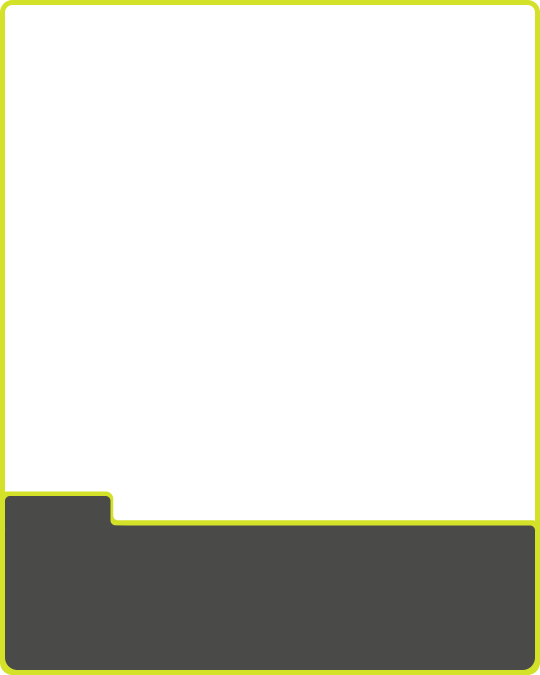
#> input picture background equipementv2.png, 1080 x 1350 px (shown at 1/2 size)
$ python generate_equipment_card.py --photo equipment_card_bg.png
#> lines starting #> are read from the running program, lines starting #| are printed output that depends on the picture; after the words box and inside, x2 and y2 are one past the last pixel; in counts of white or black regions, pixels touching at a corner belong together
#!/usr/bin/env python3
"""
generate_equipment_card.py
==========================
Génère une carte visuelle pour un item d'équipement.

Format de la carte :
  - Zone blanche (haut) : photo produit ou logo de marque
  - Zone grise (bas)    : Brand / Model / Details

Usage direct :
    python3 generate_equipment_card.py --brand "Fox Racing" --model "40 Factory" --details "RAD Prototype"
"""

from pathlib import Path
from PIL import Image, ImageDraw, ImageFont
import sys, textwrap, subprocess, tempfile, io
import re, unicodedata

# ── Chemins ───────────────────────────────────────────────────────────────────
BASE_DIR     = Path(__file__).parent
BG_PATH      = BASE_DIR / "equipment_card_bg.png"
BG_V2_PATH   = BASE_DIR / "background equipementv2.png"  # fond avec encoche catégorie
FONTS_DIR    = BASE_DIR / "fonts"
LOGOS_DIR    = BASE_DIR / "logos"
EQ_PHOTOS    = BASE_DIR / "Equipment"   # sous-dossiers par catégorie
PPRIDERS_DIR = next((
    d for d in [
        BASE_DIR / "PPRiders",
        BASE_DIR / "PPRIDERS",
    ] if d.exists()
), BASE_DIR / "PPRiders")    # PP dédiées au badge reel/équipement

# Mapping noms de colonnes Sheet → noms de dossiers (essayés dans l'ordre)
CATEGORY_FOLDERS = {
    "Frame":        ["Frame"],
    "Fork":         ["Fork"],
    "Rear Shock":   ["Rear Shock", "Shock"],
    "Handlebar":    ["Handlebar", "Handle bar", "Bars"],
    "Dropper Post": ["Dropper Post", "Dropper"],
    "Saddle":       ["Saddle"],
    "Crankset":     ["Crankset", "Crank", "Cranks"],
    "Chain":        ["Chain"],
    "Derailleur":   ["Derailleur"],
    "Brake Lever":  ["Brake Lever", "Brakes"],
    "Brake Caliper":["Brake Caliper", "Brakes"],
    "Wheels":       ["Wheels", "Wheelset"],
    "Tires":        ["Tires", "Tyres"],
    "Pedals":       ["Pedals"],
    "Grip":         ["Grip", "Grips"],
    "Shoes":        ["Shoes"],
    "Helmet":       ["Helmet"],
    "Protection":   ["Protection", "Pads"],
    "Goggles":      ["Goggles"],
    "Disk":         ["Disk", "Disc", "Rotor"],
}

# ── Dimensions ────────────────────────────────────────────────────────────────
# Utilise les dimensions du fond v2 si disponible (1080×1350), sinon fallback
if BG_V2_PATH.exists():
    _bg_img   = Image.open(BG_V2_PATH).convert("RGBA")
#> _bg_img is the input picture: PIL image 1080x1350 RGBA; mean R, G, B, A 213.6, 214.2, 206.4, 141.6
    W, H      = _bg_img.size          # 1080 × 1350
#> W = 1080; H = 1350
    PANEL_Y   = 1051                  # où commence le panel texte (après bordure lime)
    NOTCH_X1  = 10                    # encoche catégorie : bord gauche
    NOTCH_X2  = 220                   # bord droit de l'encoche
    NOTCH_Y1  = 992                   # haut de l'encoche (sous la bordure lime)
    NOTCH_Y2  = 1040                  # bas de l'encoche (avant la bordure lime du panel)
    # Pré-calculer l'overlay : la zone photo (alpha=102 dans le PNG) → transparent
    # pour qu'on puisse coller photo_bg en dessous
    import numpy as _np
    _arr = _np.array(_bg_img)
    _photo_zone_mask = (_arr[:,:,3] > 0) & (_arr[:,:,3] < 200)  # semi-transparent = zone photo
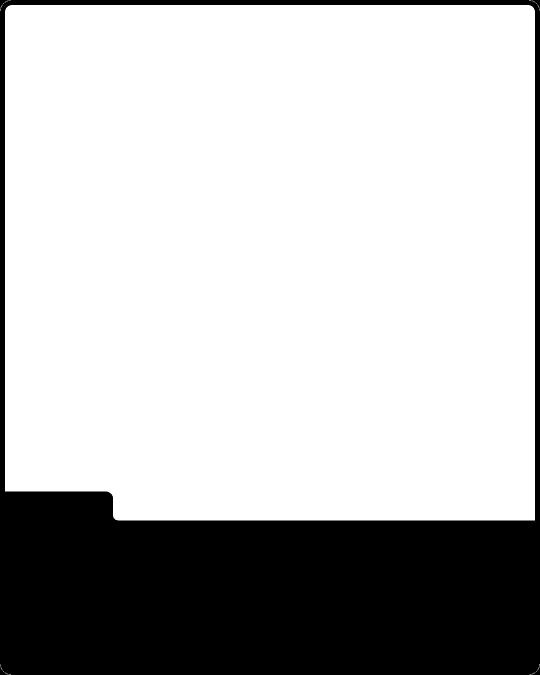
#> _photo_zone_mask: shape (1350, 1080) bool (shown at 1/2 size); 74.1% white; 1 black region, box (x1, y1, x2, y2) and area: (0, 0, 1080, 1350) 377638
    _bg_arr = _np.array(_bg_img.copy())
    _bg_arr[_photo_zone_mask, 3] = 0   # rendre transparent la zone photo
    _BG_OVERLAY = Image.fromarray(_bg_arr)  # fond : bordure + panel + encoche opaques, zone photo transparente
    del _np, _arr, _bg_arr
else:
    _bg_img    = None
    _BG_OVERLAY = None
    W, H      = 970, 1250
    PANEL_Y   = int(H * 0.72)
    NOTCH_X1  = NOTCH_X2 = NOTCH_Y1 = NOTCH_Y2 = 0

BORDER       = 10
LIME         = (200, 212, 0)
DARK         = (60, 58, 58)
WHITE        = (255, 255, 255)
RADIUS       = 36

# ── Polices ───────────────────────────────────────────────────────────────────
def _font(name: str, size: int) -> ImageFont.FreeTypeFont:
    # Try multiple locations
    candidates = [
        FONTS_DIR / name,
        BASE_DIR / name,                          # root du projet
        Path("/System/Library/Fonts") / name,
        Path("/usr/share/fonts/truetype") / name,
    ]
    for p in candidates:
        if p.exists():
            return ImageFont.truetype(str(p), size)
    return ImageFont.load_default()

def load_eq_fonts():
    return {
        "label":    _font("BebasNeue-Regular.ttf", 44),
        "value":    _font("BebasNeue-Regular.ttf", 80),
        "value_sm": _font("BebasNeue-Regular.ttf", 56),
        "cat":      _font("BebasNeue-Regular.ttf", 34),
    }

# ── Background ────────────────────────────────────────────────────────────────
TRANSPARENT = (0, 0, 0, 0)
DARK_A       = (60, 58, 58, 255)
LIME_A       = (200, 212, 0, 255)

def _rounded_clip_mask(size, radius) -> Image.Image:
    """Masque blanc en forme de rectangle arrondi — pour clipper la carte."""
    mask = Image.new("L", size, 0)
    ImageDraw.Draw(mask).rounded_rectangle([(0, 0), (size[0]-1, size[1]-1)],
                                            radius=radius, fill=255)
    return mask

def _make_bg_with_panel(panel_y: int = None,
                        photo_bg: tuple = (255, 255, 255),
                        use_v2: bool = False) -> Image.Image:
    """
    Crée le fond RGBA.
    use_v2=True  → utilise background equipementv2.png (si disponible)
    use_v2=False → fond programmatique classique (V1)
    """
    if panel_y is None:
        panel_y = PANEL_Y if use_v2 else int(H * 0.72)

    if _BG_OVERLAY is not None and use_v2:
        # ── Fond v2 : coller photo_bg sous l'overlay (zone photo transparente) ──
        base = Image.new("RGBA", (W, H), (*photo_bg, 255))
        return Image.alpha_composite(base, _BG_OVERLAY)

    # ── V1 programmatique ──
    img  = Image.new("RGBA", (W, H), TRANSPARENT)
    draw = ImageDraw.Draw(img)
    draw.rounded_rectangle([(0, 0), (W-1, panel_y)],
                            radius=RADIUS, fill=(*photo_bg, 255))
    draw.rounded_rectangle([(BORDER, panel_y), (W-BORDER-1, H-BORDER-1)],
                            radius=RADIUS-4, fill=DARK_A)
    draw.rounded_rectangle([(0, 0), (W-1, H-1)],
                            radius=RADIUS, outline=LIME_A, width=BORDER)
    return img

def _make_bg() -> Image.Image:
    return _make_bg_with_panel(PANEL_Y)

# ── Chercher photo produit + variantes couleur ────────────────────────────────
# [5 lines left out: function _eq_slug, not called in this run]

_BRAND_ALIASES = {
    "brembolever": "brembo",
    "bluegrass": "bluegrass",
    "boxxer": "rockshox",
    "comencal": "commencal",
    "commencal": "commencal",
    "dh38": "ohlins",
    "e13": "ethirteen",
    "ethirteen": "ethirteen",
    "northshorebillet": "nsb",
    "nsb": "northshorebillet",
    "oneupcomponents": "oneup",
    "ohlins": "ohlins",
    "rental": "renthal",
    "rockshox": "rockshox",
    "specialized": "sworks",
    "srsuntour": "srsuntour",
    "sworks": "specialized",
    "suntour": "srsuntour",
    "rux": "srsuntour",
    "troyleedesigns": "troyleedesigns",
    "tld": "troyleedesigns",
}

# [124 lines left out: functions _brand_keys, _reference_tokens, _photo_score, _search_dirs, find_eq_photo_variants, find_eq_photo and 1 more, not called in this run]

# ── Placement image produit ───────────────────────────────────────────────────
def _place_product_image(card: Image.Image, photo_path: Path,
                         zoom: float = 1.0, offset_x: int = 0, offset_y: int = 0,
                         panel_y: int = None, photo_bg: tuple = (255, 255, 255)):
    """Place la photo en arrière-plan de la zone photo (contain + zoom), centrée."""
    if panel_y is None:
        panel_y = PANEL_Y

    # Zone photo = toute la carte au-dessus du panel
    zone_w = W - BORDER * 2
    zone_h = panel_y - BORDER
    zone_x = BORDER
    zone_y = BORDER

    photo = Image.open(photo_path).convert("RGBA")

    # Contain : scale pour tenir dans la zone (avec marge 8%)
    margin = 0.08
    max_w = int(zone_w * (1 - margin * 2))
    max_h = int(zone_h * (1 - margin * 2))
    ratio = min(max_w / photo.width, max_h / photo.height)
    base_w = max(1, int(photo.width  * ratio))
    base_h = max(1, int(photo.height * ratio))
    photo = photo.resize((base_w, base_h), Image.LANCZOS)

    # Appliquer le zoom utilisateur
    if zoom != 1.0:
        nw = max(1, int(photo.width  * zoom))
        nh = max(1, int(photo.height * zoom))
        photo = photo.resize((nw, nh), Image.LANCZOS)

    # Position centrée + offset utilisateur
    px = zone_x + (zone_w - photo.width)  // 2 + offset_x
    py = zone_y + (zone_h - photo.height) // 2 + offset_y

    # Layer initialisé avec photo_bg — les pixels hors-photo gardent la bonne couleur
    photo_layer = Image.new("RGBA", (W, H), (*photo_bg, 0))
    photo_layer.paste(photo, (px, py), mask=photo.split()[3])
    # Masque : uniquement la zone photo (au-dessus du panel)
    zone_mask = Image.new("L", (W, H), 0)
    ImageDraw.Draw(zone_mask).rectangle([(zone_x, zone_y), (zone_x + zone_w, zone_y + zone_h)], fill=255)
    photo_layer.putalpha(zone_mask)
    card = Image.alpha_composite(card, photo_layer)
    return card

# [22 lines left out: function _place_logo_centered, not called in this run]

# ── Texte dans le panel ───────────────────────────────────────────────────────
def _draw_panel_text(draw: ImageDraw.Draw, fonts: dict,
                     category: str, brand: str, reference: str, details: str,
                     panel_y: int = None, text_x: int = 0, text_y: int = 0,
                     show_brand: bool = True, show_reference: bool = True,
                     show_details: bool = True, use_v2: bool = False):
    """Dessine Category / Brand / Model / Details dans la zone grise."""
    if panel_y is None:
        panel_y = PANEL_Y if use_v2 else int(H * 0.72)
    x   = BORDER + 40 + text_x
    y   = panel_y + 24 + text_y
    gap = 8

    GREY  = (160, 160, 160, 255)
    WHITE = (255, 255, 255, 255)
    font  = fonts["label"]   # même police pour tout
    fh    = font.size
    row_gap = 12

    def tw(text):
        return draw.textbbox((0, 0), text, font=font)[2]

    # Colonne alignée sur le label le plus large
    labels = []
    if show_brand     and brand:     labels.append("Brand")
    if show_reference and reference: labels.append("Reference")
    if show_details   and details:   labels.append("Detail")
    col_x = x + (max((tw(l) for l in labels), default=0) + 20) if labels else x

    # Catégorie : affichée dans le panel en V1, dans l'encoche en V2
    if category and not use_v2:
        draw.text((x, y), category.upper(), font=fonts["cat"], fill=GREY)
        y += fonts["cat"].size + gap

    # Brand
    if show_brand and brand:
        draw.text((x,     y), "Brand",       font=font, fill=LIME_A)
        draw.text((col_x, y), brand.upper(), font=font, fill=WHITE)
        y += fh + row_gap

    # Reference
    if show_reference and reference:
        draw.text((x,     y), "Reference",          font=font, fill=LIME_A)
        draw.text((col_x, y), reference.upper(),    font=font, fill=WHITE)
        y += fh + row_gap

    # Detail
    if show_details and details:
        detail_lines = textwrap.wrap(details, width=22)
        for i, line in enumerate(detail_lines[:3]):
            draw.text((x,     y), "Detail" if i == 0 else "", font=font, fill=LIME_A)
            draw.text((col_x, y), line,                        font=font, fill=WHITE)
            y += fh + 4

# ── Fonction principale ───────────────────────────────────────────────────────
def generate_equipment_card(
    category: str    = "",
    brand: str       = "",
    reference: str   = "",
    details: str     = "",
    fonts: dict      = None,
    photo_path: Path = None,
    zoom: float      = 1.0,
    photo_x: int     = 0,
    photo_y: int     = 0,
    panel_y: int     = None,
    text_x: int      = 0,
    text_y: int      = 0,
    show_brand: bool     = True,
    show_reference: bool = True,
    show_details: bool   = True,
    show_logo: bool      = False,
    logo_h: int          = 60,
    logo_y: int          = 1200,
    logo_x: "int | None" = None,
    photo_bg: tuple      = (255, 255, 255),
    use_v2: bool         = False,
    show_rider_badge: bool = False,
    rider_instagram: str   = "",
    badge_radius: int      = 58,
) -> Image.Image:
    """
    Génère et retourne une image PIL RGBA de carte équipement.

    Args:
        category   : ex. "Frame", "Fork", "Helmet"
        brand      : ex. "Zerode"
        reference  : ex. "G3"
        details    : ex. "Mid high-pivot · 29er"
        fonts      : dict de polices (chargé via load_eq_fonts si None)
        photo_path : chemin vers la photo produit (auto-détecté si None)
    """
    if fonts is None:
        fonts = load_eq_fonts()
    if panel_y is None:
        panel_y = PANEL_Y if use_v2 else int(H * 0.72)

    card = _make_bg_with_panel(panel_y, photo_bg=photo_bg, use_v2=use_v2)

    # ── Image produit ──
    if photo_path is None:
        photo_path = find_eq_photo(brand, reference, category)

    if photo_path and photo_path.exists():
        card = _place_product_image(card, photo_path,
                                    zoom=zoom, offset_x=photo_x, offset_y=photo_y,
                                    panel_y=panel_y, photo_bg=photo_bg)
    else:
        # Fallback : logo de marque
        logo_path = find_logo(brand)
        if logo_path and logo_path.exists():
            try:
                _place_logo_centered(card, logo_path,
                                     zoom=zoom, offset_x=photo_x, offset_y=photo_y,
                                     panel_y=panel_y)
            except Exception:
                pass

    # ── Texte dans le panel ──
    draw = ImageDraw.Draw(card)
    _draw_panel_text(draw, fonts, category, brand, reference, details,
                     panel_y=panel_y, text_x=text_x, text_y=text_y,
                     show_brand=show_brand, show_reference=show_reference,
                     show_details=show_details, use_v2=use_v2)

    # ── Logo de marque en bas du panel (optionnel) ──
    if show_logo and brand:
        logo_path = find_logo(brand)
        if logo_path and logo_path.exists():
            try:
                if logo_path.suffix.lower() == ".svg":
                    from cairosvg import svg2png
                    logo = Image.open(io.BytesIO(svg2png(url=str(logo_path), output_width=logo_h * 8))).convert("RGBA")
                else:
                    logo = Image.open(logo_path).convert("RGBA")
                ratio  = logo_h / logo.height
                logo   = logo.resize((max(1, int(logo.width * ratio)), logo_h), Image.LANCZOS)
                lx     = logo_x if logo_x is not None else ((W - logo.width) // 2)
                ly     = logo_y
                card.paste(logo, (lx, ly), mask=logo.split()[3])
            except Exception:
                pass

    if _BG_OVERLAY is not None and use_v2:
        # ── V2 : bordure déjà dans le fond PNG, écrire catégorie dans l'encoche ──
        if category:
            font_notch = _font("BebasNeue-Regular.ttf", 36)
            bbox = draw.textbbox((0, 0), category.upper(), font=font_notch)
            tw = bbox[2] - bbox[0]
            th = bbox[3] - bbox[1]
            notch_cx = (NOTCH_X1 + NOTCH_X2) // 2
            notch_cy = (NOTCH_Y1 + NOTCH_Y2) // 2
            draw.text((notch_cx - tw // 2, notch_cy - th // 2 - bbox[1]),
                      category.upper(), font=font_notch, fill=LIME_A)
    else:
        # ── V1 : redessiner la bordure lime + clip arrondi ──
        draw.rounded_rectangle([(0, 0), (W-1, H-1)], radius=RADIUS, outline=LIME_A, width=BORDER)
        card.putalpha(_rounded_clip_mask((W, H), RADIUS))

    if show_rider_badge and rider_instagram:
        rider_photo = find_rider_photo(rider_instagram)
        if rider_photo and rider_photo.exists():
            card = draw_rider_badge(card, rider_photo, panel_y,
                                    badge_radius=badge_radius,
                                    instagram=rider_instagram)

    return card   # RGBA → sauvegarder en PNG


# ── Rider photo lookup ────────────────────────────────────────────────────────
# [204 lines left out: functions find_rider_photo, draw_rider_badge, generate_equipment_reel, not called in this run]


# ── CLI ───────────────────────────────────────────────────────────────────────
if __name__ == "__main__":
    import argparse, io
    parser = argparse.ArgumentParser()
    parser.add_argument("--category",  default="Bike")
    parser.add_argument("--brand",     default="Crestline")
    parser.add_argument("--model",     default="RS 205 VHP")
    parser.add_argument("--details",   default="Mid high-pivot DH")
    parser.add_argument("--photo",     default=None)
    parser.add_argument("--out",       default="eq_card_preview.jpg")
    args = parser.parse_args()

    fonts = load_eq_fonts()
    photo = Path(args.photo) if args.photo else None
    card  = generate_equipment_card(args.category, args.brand, args.model, args.details,
                                     fonts=fonts, photo_path=photo)
#> in _make_bg_with_panel, `img  = Image.new("RGBA", (W, H), TRANSPARENT)`: img: PIL image 1080x1350 RGBA; every value is 0
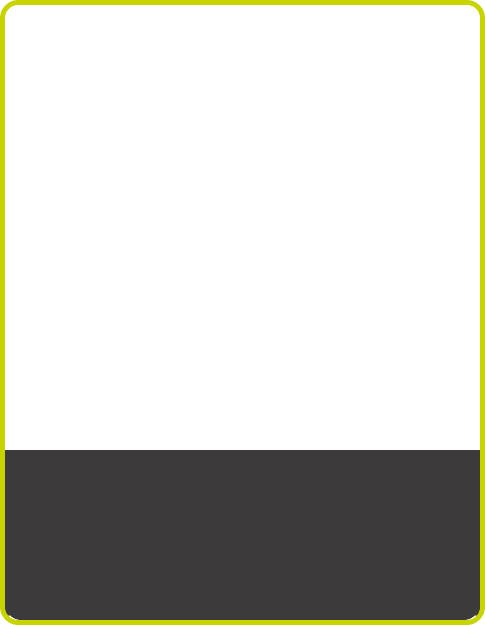
#> input picture equipment_card_bg.png, 970 x 1250 px (shown at 1/2 size)
#> in _place_product_image, `photo = photo.resize((base_w, base_h), Image.LANCZOS)`:
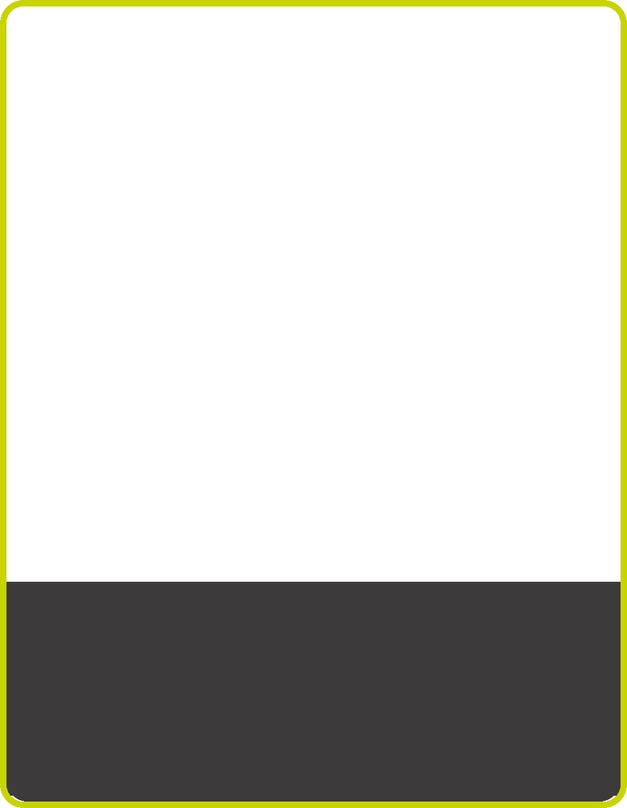
#> photo: PIL image 627x808 RGBA; mean R, G, B, A 201.1, 201, 193.4, 255
#> in _place_product_image, `photo_layer.paste(photo, (px, py), mask=photo.split()[3])`:
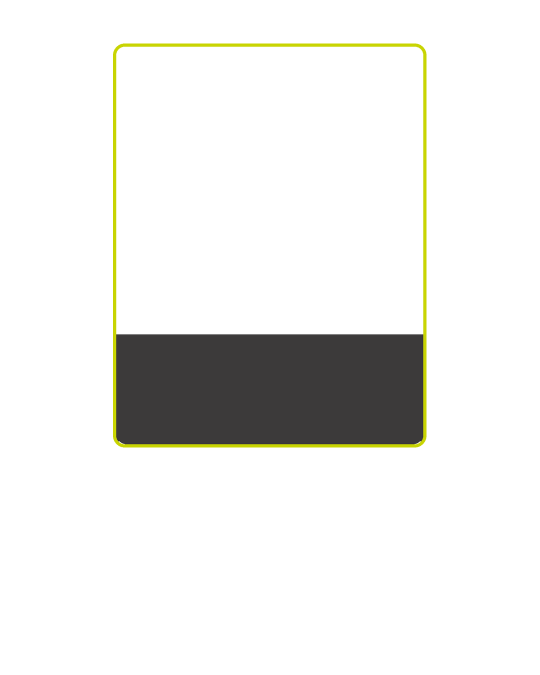
#> photo_layer: PIL image 1080x1350 RGBA (shown at 1/2 size); mean R, G, B, A 236.3, 236.2, 233.6, 88.6; transparent parts drawn white
#> in _place_product_image, `zone_mask = Image.new("L", (W, H), 0)`: zone_mask: PIL image 1080x1350 L; every value is 0
#> in _place_product_image, `ImageDraw.Draw(zone_mask).rectangle([(zone_x, zone_y), (zone_x + zone_..`:
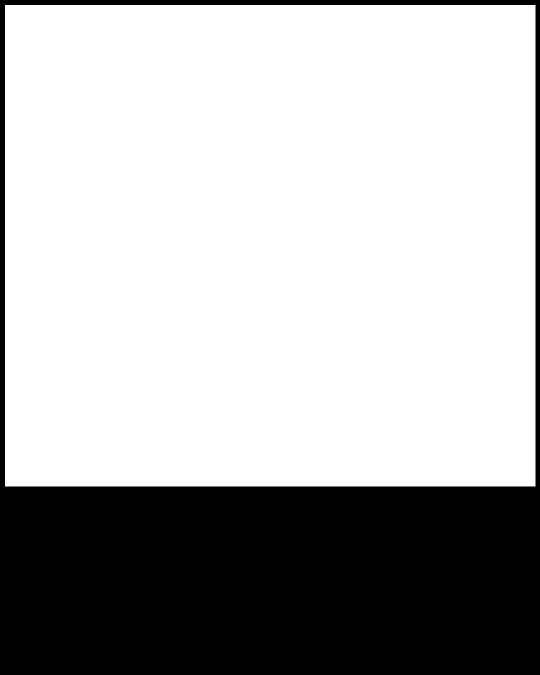
#> zone_mask: PIL image 1080x1350 L (shown at 1/2 size); 70.1% white; 1 black region, box (x1, y1, x2, y2) and area: (0, 0, 1080, 1350) 436257
#> in _rounded_clip_mask, `ImageDraw.Draw(mask).rounded_rectangle([(0, 0), (size[0]-1, size[1]-1)..`:
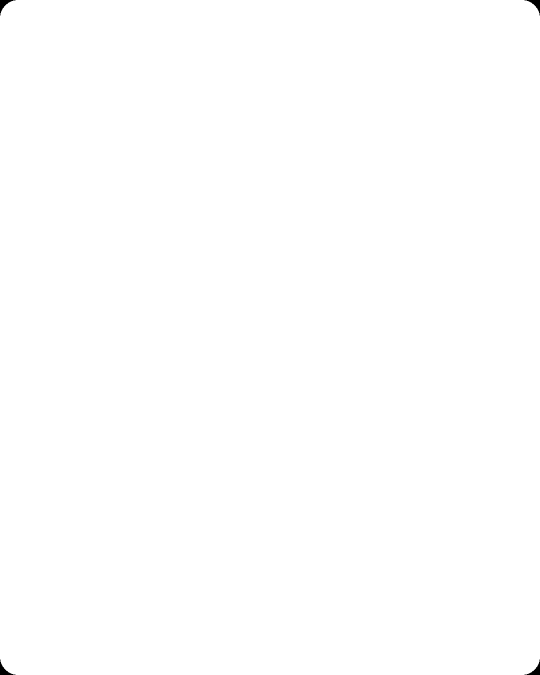
#> mask: PIL image 1080x1350 L (shown at 1/2 size); 99.9% white; 4 black regions, box (x1, y1, x2, y2) and area: (0, 0, 31, 31) 287, (1049, 0, 1080, 31) 287, (0, 1319, 31, 1350) 287, (1049, 1319, 1080, 1350) 287
#> in generate_equipment_card, `card.putalpha(_rounded_clip_mask((W, H), RADIUS))`:
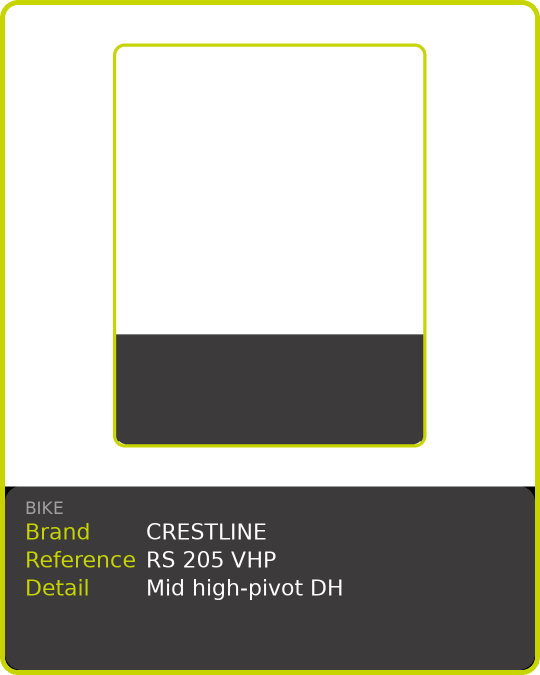
#> card: PIL image 1080x1350 RGBA (shown at 1/2 size); mean R, G, B, A 183.9, 183.7, 173.5, 254.8; transparent parts drawn white
    card.save(args.out, "JPEG", quality=92)
    print(f"✓ Carte générée : {args.out}")
